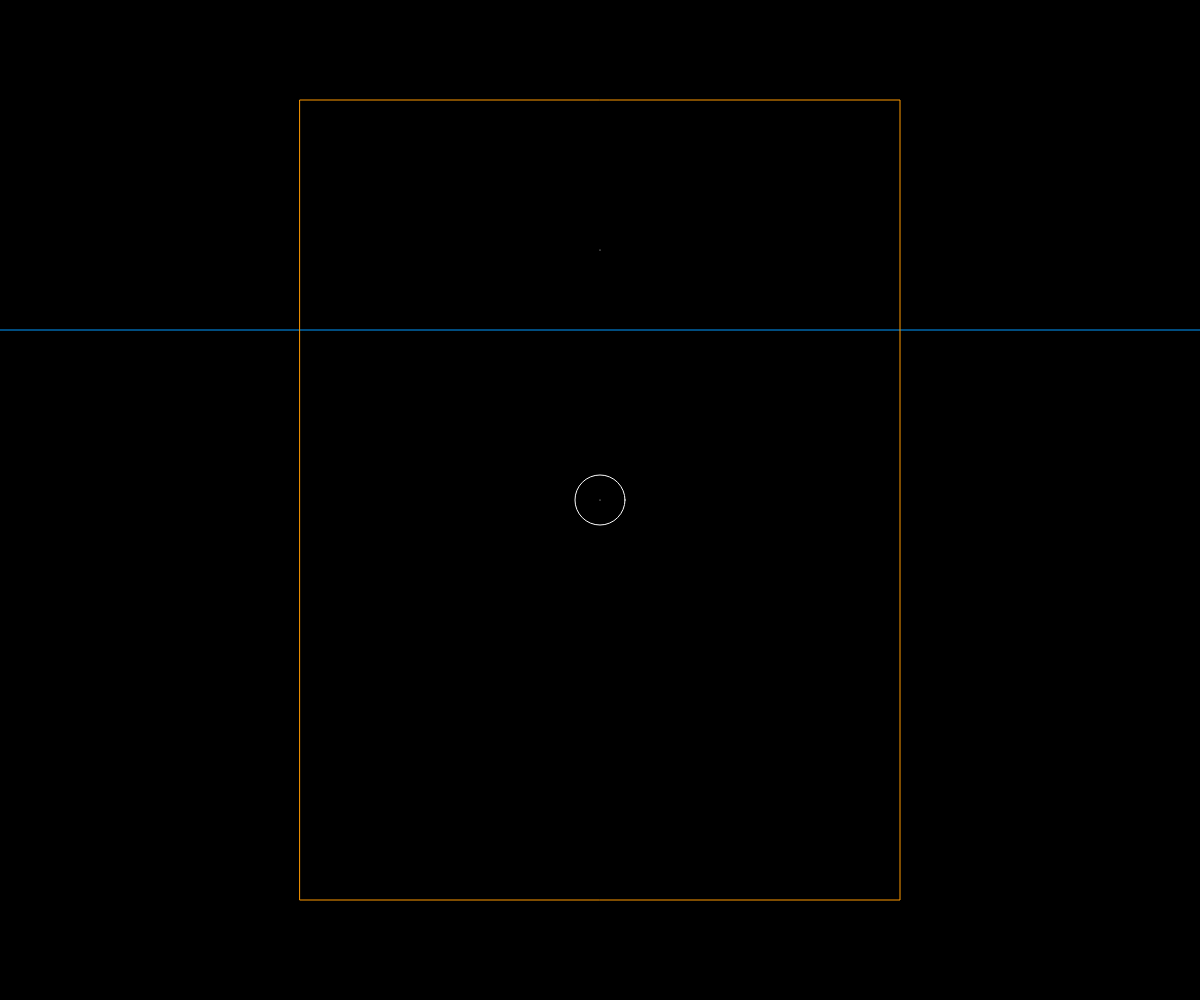
Frame 1 (no input)
Frame 60 (no input): identical to frame 1, image omitted
Frame 120 (the mouse pressed at the canvas centre since frame 60): identical to frame 1, image omitted

The p5.js sketch that drew this single still picture (run headless with seeded random() and noise() and a simulated clock; from frame 60 on, the mouse is pressed at the canvas centre):

// p5.js sketch
// ── sketch.js
// this is intended for the GIT demo at GSD
// Jennifer is very cool
function setup() {
  // Sets the canvas to be the size of the inner window
  createCanvas(windowWidth, windowHeight);
}

function draw() {
  // Set the background to black and turn off the fill color
  background(0);
  noFill();

  // The two parameters of the point() method each specify
  // coordinates.
  // The first parameter is the x-coordinate and the second is the Y
  stroke(255);
  point(width * 0.5, height * 0.5);
  point(width * 0.5, height * 0.25);
  circle(width / 2, height / 2, 50);

  // Coordinates are used for drawing all shapes, not just points.
  // Parameters for different functions are used for different
  // purposes. For example, the first two parameters to line()
  // specify the coordinates of the first endpoint and the second
  // two parameters specify the second endpoint
  stroke(0, 153, 255);
  line(0, height * 0.33, width, height * 0.33);

  // By default, the first two parameters to rect() are the
  // coordinates of the upper-left corner and the second pair
  // is the width and height
  stroke(255, 153, 0);
  rect(width * 0.25, height * 0.1, width * 0.5, height * 0.8);
}

// ── style.css
body{
     text-align: center; 
     border-style: none;
     overflow-x: hidden;
     overflow-y: hidden;
     margin: 0px;
     padding: 0px;
 }
